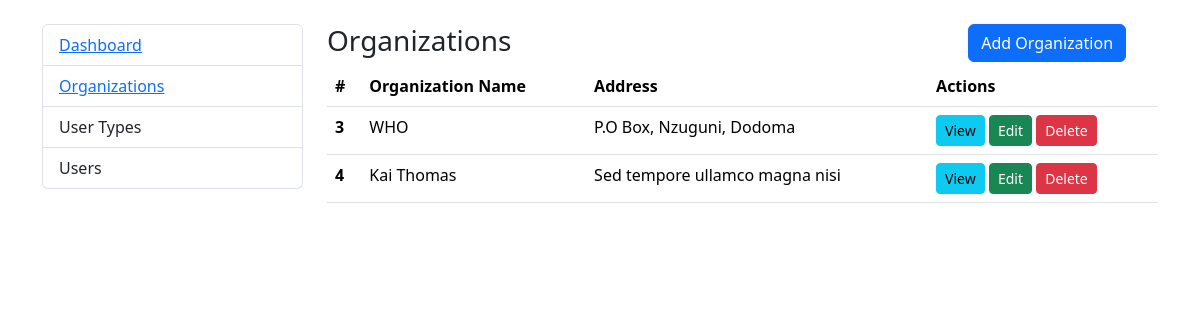
The page /organizations (signed in) on the database as committed earlier.
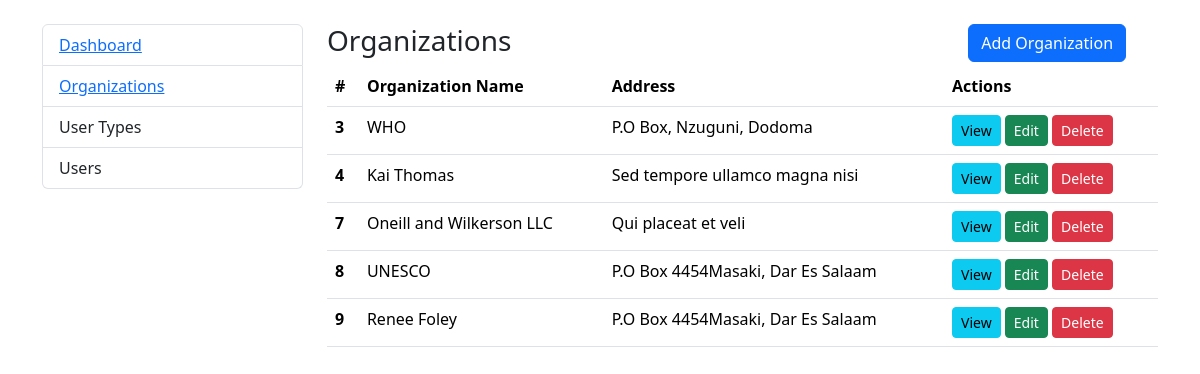
The same page on the database as committed later.
### finance/models.py (models this page shows, shortened)
class Organization(models.Model):
    id = models.AutoField(primary_key=True)
    name = models.CharField(max_length=60)
    address = models.CharField(max_length=60, blank=True, null=True)
    user = models.ManyToManyField(User)
    usertype = models.ForeignKey(UserType, on_delete=models.CASCADE, blank=True, null=True)
    class Meta:
        db_table = 'organization'

### finance/views.py (the view)
# urls.py: path('organizations', OrganizationListView.as_view(), name='organizations'),
class OrganizationListView(LoginRequiredMixin, ListView):
    template_name = 'organization_list.html'
    model = Organization
    context_object_name = 'organizations'
    def get_queryset(self):
        qs = Organization.objects.all()
        return qs

### templates/organization_list.html (shortened to what this page needs)
{% load static %}
<!doctype html>
<html lang="en">
<head>
    <link href="https://cdn.jsdelivr.net/npm/bootstrap@5.3.3/dist/css/bootstrap.min.css" rel="stylesheet"
>
</head>
<body>
<main>
    <div class="container mt-4">
        <div class="row">
            <div class="col-md-3">
                <ul class="list-group">
                    <li class="list-group-item"><a href="{% url 'index' %}">Dashboard</a></li>
                    <li class="list-group-item"><a href="{% url 'organizations' %}">Organizations</a></li>
                    <li class="list-group-item">User Types</li>
                    <li class="list-group-item">Users</li>
                </ul>
            </div>
            <div class="col-md-9">
                <div class="row">
                    <div class="col-md-9">
                        <h3>Organizations</h3>
                    </div>
                    <div class="col-md-3">
                        <a class="btn btn-primary" href="{% url 'organization_create' %}">Add Organization</a>
                    </div>
                </div>
                <div class="row">
                    <div class="col-md-12">
                        <table class="table">
                            <thead>
                            <tr>
                                <th scope="col">#</th>
                                <th scope="col">Organization Name</th>
                                <th scope="col">Address</th>
                                <th scope="col">Actions</th>
                            </tr>
                            </thead>
                            <tbody>
                            {% for organization in organizations %}
                                <tr>
                                    <th scope="row">{{ organization.id }}</th>
                                    <td>{{ organization.name }}</td>
                                    <td>{{ organization.address }}</td>
                                    <td>
                                        <a class="btn btn-sm btn-info" href="{% url 'organization_detail' organization.id %}">View</a>
                                        <a class="btn btn-sm btn-success" href="{% url 'organization_update' organization.id %}">Edit</a>
                                        <a class="btn btn-sm btn-danger" href="{% url 'organization_delete' organization.id %}">Delete</a>
                                    </td>
                                </tr>
                            {% endfor %}
                            </tbody>
                        </table>
                    </div>
                </div>
            </div>
        </div>
    </div>
</main>
</body>
</html>

Rows that differ between the two databases and show on the page:
added Organization: id "7", name "Oneill and Wilkerson LLC", address "Qui placeat et veli"
added Organization: id "8", name "UNESCO", address "P.O Box 4454Masaki, Dar Es Salaam"
added Organization: id "9", name "Renee Foley", address "P.O Box 4454Masaki, Dar Es Salaam"
